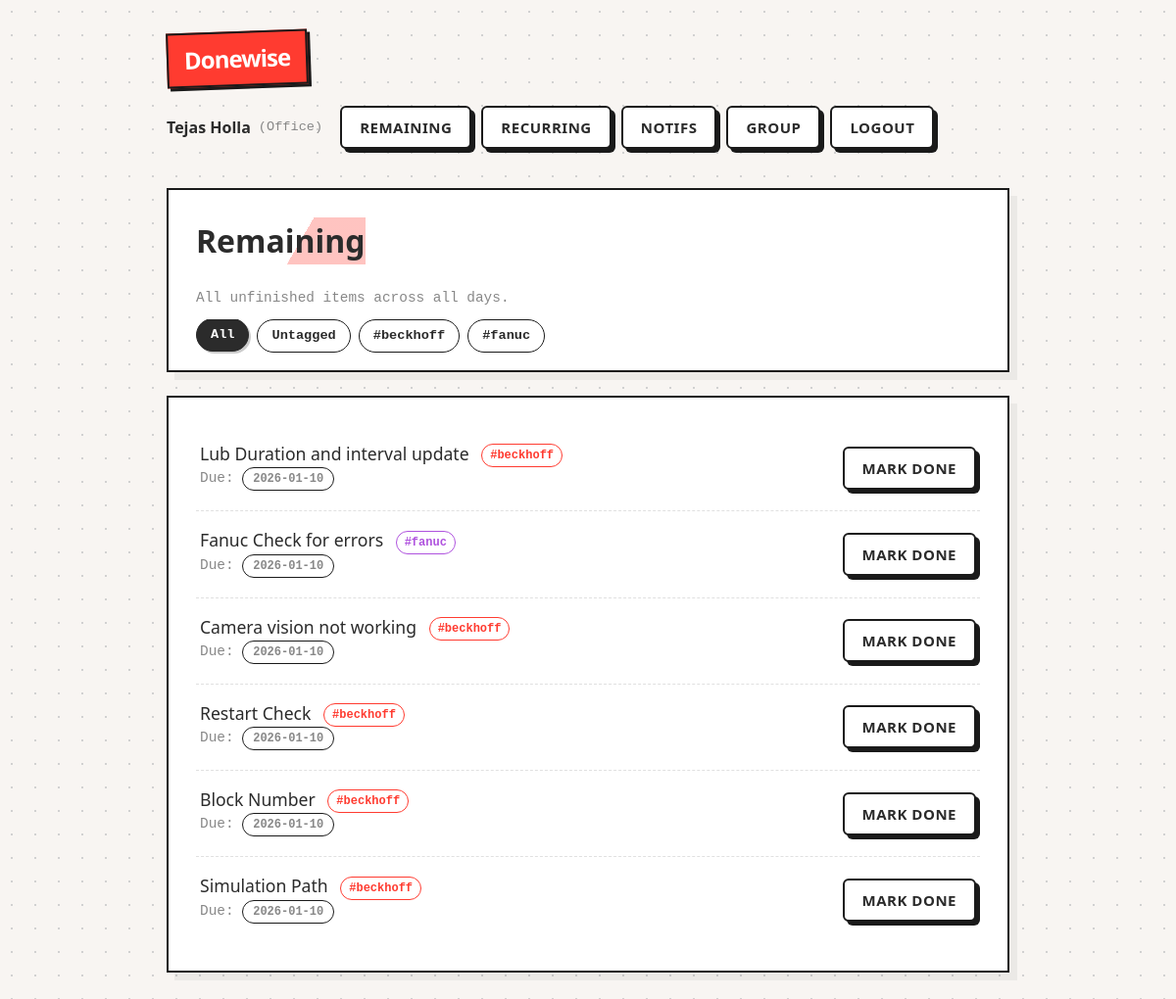
The app's page /remaining.php (signed in), older data.
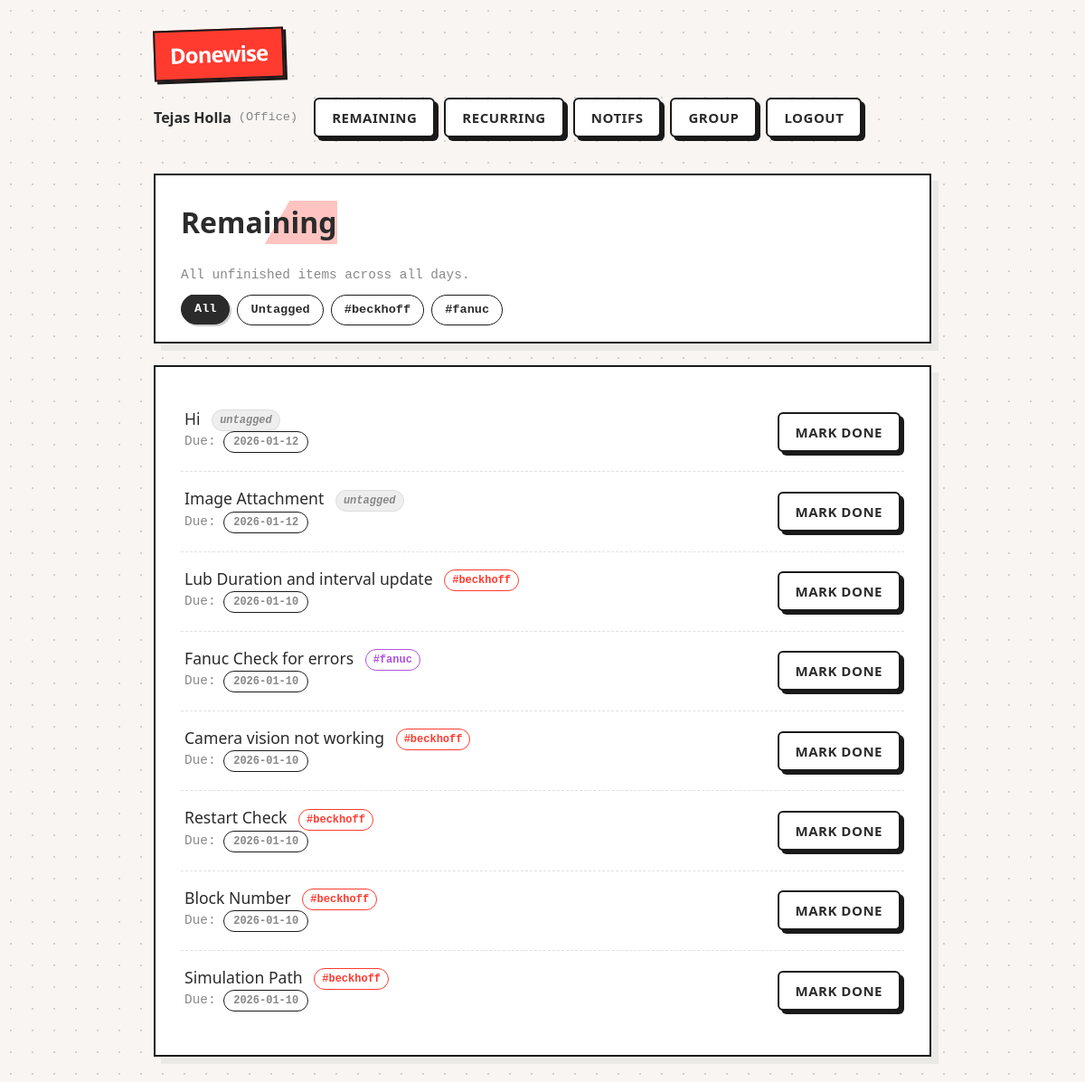
The same page, newer data.
### tables this page shows
CREATE TABLE tags (
        id INTEGER PRIMARY KEY AUTOINCREMENT,
        group_id INTEGER NOT NULL,
        name TEXT NOT NULL,
        color TEXT NOT NULL,
        UNIQUE(group_id, name),
        FOREIGN KEY (group_id) REFERENCES groups(id) ON DELETE CASCADE
      );

CREATE TABLE tasks (
  id INTEGER PRIMARY KEY AUTOINCREMENT,
  group_id INTEGER NOT NULL,
  day_id INTEGER NOT NULL,
  text TEXT NOT NULL,
  text_norm TEXT NOT NULL,
  created_by INTEGER NOT NULL,
  created_at TEXT NOT NULL DEFAULT (datetime('now')),
  done_at TEXT NULL,
  done_by INTEGER NULL,
  is_done INTEGER NOT NULL DEFAULT 0, sort_order INTEGER DEFAULT 0,
  FOREIGN KEY (group_id) REFERENCES groups(id) ON DELETE CASCADE,
  FOREIGN KEY (day_id) REFERENCES days(id) ON DELETE CASCADE,
  FOREIGN KEY (created_by) REFERENCES users(id) ON DELETE RESTRICT,
  FOREIGN KEY (done_by) REFERENCES users(id) ON DELETE SET NULL
);

### remaining.php (the view, shortened to what this page needs)
<?php
require_once __DIR__ . '/app/layout.php';
$user = require_login();
$pdo  = db();
$filterTag = $_GET['tag'] ?? 'all';
$st = $pdo->prepare("SELECT * FROM tags WHERE group_id=? ORDER BY name ASC");
$st->execute([$user['group_id']]);
$allTags = $st->fetchAll();
$sql = "
  SELECT
    t.*,
    d.day_date,
    GROUP_CONCAT(tg.id || ':' || tg.name || ':' || tg.color) as tag_info
  FROM tasks t
  JOIN days d ON d.id = t.day_id
  LEFT JOIN task_tags tt ON tt.task_id = t.id
  LEFT JOIN tags tg ON tg.id = tt.tag_id
  WHERE t.group_id = ? AND t.is_done = 0
";
$params = [$user['group_id']];
$sql .= " GROUP BY t.id ORDER BY d.day_date DESC, t.id DESC";
$st = $pdo->prepare($sql);
$st->execute($params);
$rows = $st->fetchAll();
?>
<div class="card" style="padding-bottom:10px;">
  <h1>Remaining</h1>
  <div class="muted">All unfinished items across all days.</div>
  <div class="filter-bar">
    <a href="?tag=all" class="filter-chip <?php echo ($filterTag=='all')?'active':''; ?>">All</a>
    <a href="?tag=untagged" class="filter-chip <?php echo ($filterTag=='untagged')?'active':''; ?>">Untagged</a>
    <?php foreach($allTags as $tag): ?>
        <a href="?tag=<?php echo $tag['id']; ?>"
           class="filter-chip <?php echo ($filterTag==$tag['id'])?'active':''; ?>"
           style="--tag-color:<?php echo $tag['color']; ?>">
           #<?php echo h($tag['name']); ?>
        </a>
    <?php endforeach; ?>
  </div>
</div>
<div class="card">
  <div id="taskList">
  <?php foreach ($rows as $t): ?>
    <?php
        $myTags = [];
        if ($t['tag_info']) {
            $raw = explode(',', $t['tag_info']);
            foreach($raw as $r) {
                $parts = explode(':', $r);
                if(count($parts)>=3) $myTags[] = ['id'=>$parts[0], 'name'=>$parts[1], 'color'=>$parts[2]];
            }
        }
    ?>
    <div class="task">
      <div style="flex-grow:1;">
        <div class="text">
            <?php
            $displayText = preg_replace('/#(\w+)/u', '', h($t['text']));
            echo trim($displayText) ?: h($t['text']);
            ?>
            <span class="tags-container">
                <?php if(empty($myTags)): ?>
                    <span class="tag-pill untagged">Untagged</span>
                <?php else: ?>
                    <?php foreach($myTags as $mt): ?>
                        <span class="tag-pill" style="color:<?php echo $mt['color']; ?>; border-color:<?php echo $mt['color']; ?>;">
                            #<?php echo h($mt['name']); ?>
                        </span>
                    <?php endforeach; ?>
                <?php endif; ?>
            </span>
        </div>
        <div class="muted">
          Due:
          <a class="pill" href="/day.php?date=<?php echo h($t['day_date']); ?>" style="text-decoration:none">
            <?php echo h($t['day_date']); ?>
          </a>
        </div>
      </div>
      <div>
        <form method="post" action="/task_done.php" style="display:inline">
          <button class="btn" type="submit">Mark done</button>
        </form>
      </div>
    </div>
  <?php endforeach; ?>
  </div>
</div>

Row changes from the older to the newer data that the page shows:
added tasks: text "Hi", shows "untagged", day_date "2026-01-12"
added tasks: text "Image Attachment", shows "untagged", day_date "2026-01-12"
